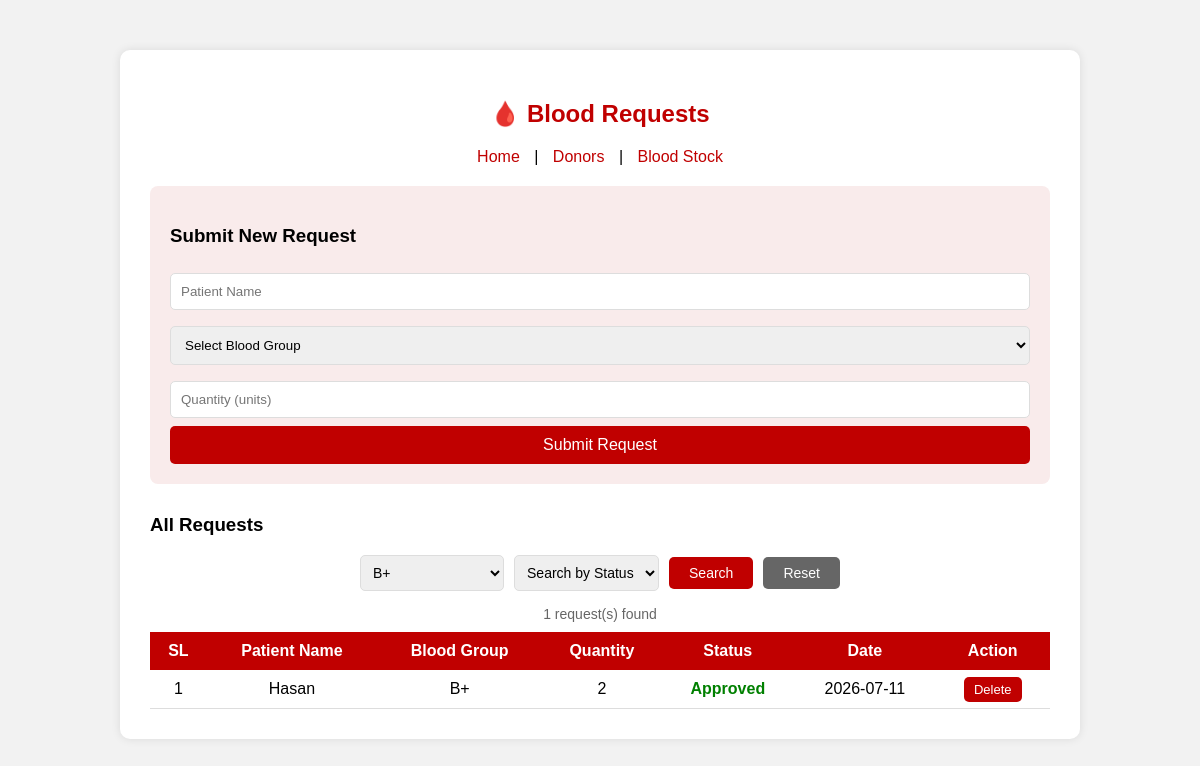
The page /requests.php?blood_group=B+ on the database its author committed.
### tables this page shows
CREATE TABLE `blood_requests` (
  `request_id` int(11) NOT NULL,
  `patient_name` varchar(100) NOT NULL,
  `blood_group` varchar(5) NOT NULL,
  `quantity` int(11) NOT NULL,
  `status` varchar(20) DEFAULT 'Pending',
  `request_date` date DEFAULT NULL
);

### requests.php (the view, shortened to what this page needs)
<?php
include 'config.php';
$filter_group = isset($_GET['blood_group']) ? $_GET['blood_group'] : "";
$filter_status = isset($_GET['status']) ? $_GET['status'] : "";
$where = "WHERE 1=1";
if ($filter_group != "") $where .= " AND blood_group='$filter_group'";
$requests = mysqli_query($conn, "SELECT * FROM blood_requests $where ORDER BY request_id ASC");
?>
<!DOCTYPE html>
<html>
<head>
</head>
<body>
<div class="container">
    <h2>🩸 Blood Requests</h2>
    <div class="nav">
        <a href="index.php">Home</a> |
        <a href="donors.php">Donors</a> |
        <a href="stock.php">Blood Stock</a>
    </div>
    <div class="form-box">
        <h3>Submit New Request</h3>
        <form method="POST">
            <input type="text" name="patient_name" placeholder="Patient Name" required>
            <select name="blood_group" required>
                <option value="">Select Blood Group</option>
            </select>
            <input type="number" name="quantity" placeholder="Quantity (units)" min="1" required>
            <button type="submit">Submit Request</button>
        </form>
    </div>
    <h3>All Requests</h3>
    <form method="GET">
        <div class="toolbar">
            <select name="blood_group">
                <option <?= $filter_group=='B+' ? 'selected' : '' ?>>B+</option>
            </select>
            <select name="status">
                <option value="">Search by Status</option>
            </select>
            <button type="submit">Search</button>
            <a href="requests.php">Reset</a>
        </div>
    </form>
    <?php if($filter_group != "" || $filter_status != ""): ?>
    <p class="result-info"><?= mysqli_num_rows($requests) ?> request(s) found</p>
    <?php endif; ?>
    <table>
        <tr>
            <th>SL</th>
            <th>Patient Name</th>
            <th>Blood Group</th>
            <th>Quantity</th>
            <th>Status</th>
            <th>Date</th>
            <th>Action</th>
        </tr>
        <?php $i = 1; if(mysqli_num_rows($requests) > 0): ?>
            <?php while($row = mysqli_fetch_assoc($requests)): ?>
            <tr>
                <td><?= $i++ ?></td>
                <td><?= $row['patient_name'] ?></td>
                <td><?= $row['blood_group'] ?></td>
                <td><?= $row['quantity'] ?></td>
                <td class="<?= strtolower($row['status']) ?>"><?= $row['status'] ?></td>
                <td><?= $row['request_date'] ?></td>
                <td>
                    <a href="requests.php?delete=<?= $row['request_id'] ?>" class="btn delete" onclick="return confirm('Are you sure?')">Delete</a>
                </td>
            </tr>
            <?php endwhile; ?>
        <?php else: ?>
            <tr><td colspan="7">No requests found.</td></tr>
        <?php endif; ?>
    </table>
</div>
</body>
</html>

### requests.php (style rules this page uses)
body { font-family: Arial, sans-serif; background: #f2f2f2; }
.container { width: 900px; margin: 50px auto; background: white; padding: 30px; border-radius: 10px; box-shadow: 0 0 10px rgba(0,0,0,0.1); }
h2 { text-align: center; color: #c00000; }
.form-box { background: #f9ebeb; padding: 20px; border-radius: 8px; margin-bottom: 30px; }
input, select { width: 100%; padding: 10px; margin: 8px 0; border: 1px solid #ddd; border-radius: 5px; box-sizing: border-box; }
button { width: 100%; padding: 10px; background: #c00000; color: white; border: none; border-radius: 5px; cursor: pointer; font-size: 16px; }
table { width: 100%; border-collapse: collapse; }
th { background: #c00000; color: white; padding: 10px; }
td { padding: 10px; border-bottom: 1px solid #ddd; text-align: center; }
.approved { color: green; font-weight: bold; }
.btn { padding: 5px 10px; border-radius: 5px; text-decoration: none; font-size: 13px; margin: 2px; }
.delete { background: #c00000; color: white; }
.nav { text-align: center; margin-bottom: 20px; }
.nav a { color: #c00000; text-decoration: none; margin: 0 10px; }
.toolbar { display: flex; justify-content: center; align-items: center; gap: 10px; margin-bottom: 15px; }
.toolbar select { width: auto; padding: 8px; margin: 0; font-size: 14px; }
.toolbar button { width: auto; padding: 8px 20px; font-size: 14px; }
.toolbar a { padding: 8px 20px; background: #666; color: white; border-radius: 5px; text-decoration: none; font-size: 14px; }
.result-info { text-align: center; color: #666; margin-bottom: 10px; font-size: 14px; }

### rows shown on the page
blood_requests: patient_name "Hasan", blood_group "B+", quantity "2", status "Approved", request_date "2026-07-11"

### other values the page prints
mysqli_num_rows($requests) "1"
